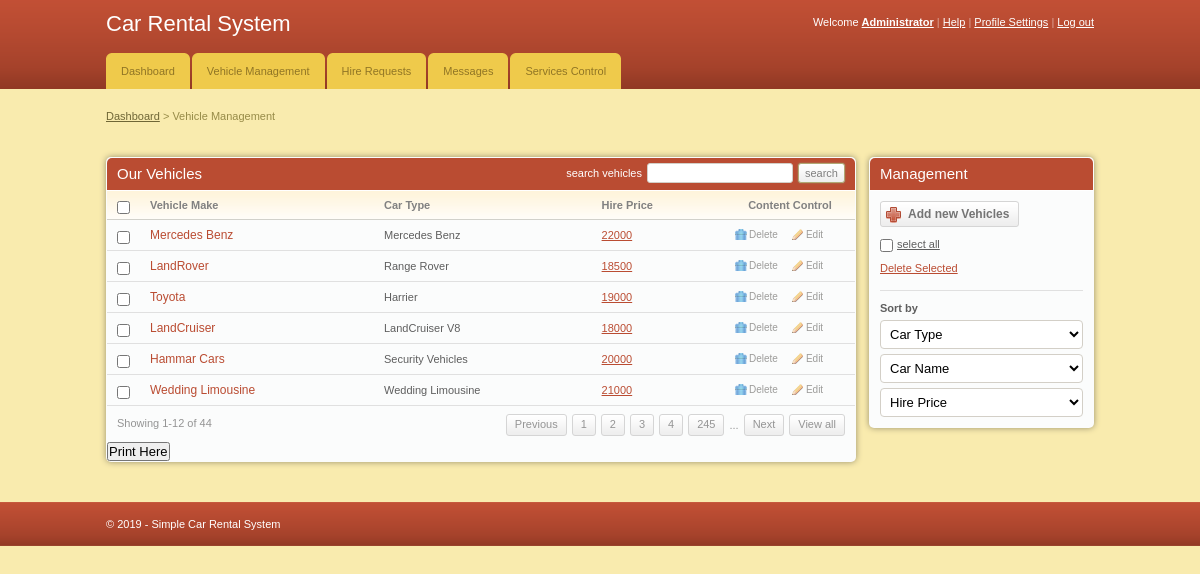
/admin/add_vehicles.php (signed in), run on the app's committed database.
### tables this page shows
CREATE TABLE IF NOT EXISTS `cars` (
  `car_id` int(11) NOT NULL AUTO_INCREMENT,
  `car_name` varchar(255) NOT NULL,
  `car_type` varchar(255) NOT NULL,
  `image` text NOT NULL,
  `hire_cost` int(11) NOT NULL,
  `capacity` int(11) NOT NULL,
  `status` varchar(255) NOT NULL,
  PRIMARY KEY (`car_id`)
);

### admin/add_vehicles.php (the view, shortened to what this page needs)
<!DOCTYPE html PUBLIC "-//W3C//DTD XHTML 1.0 Transitional//EN" "http://www.w3.org/TR/xhtml1/DTD/xhtml1-transitional.dtd">
<html xmlns="http://www.w3.org/1999/xhtml">
<head>
	<link rel="stylesheet" href="css/style.css" type="text/css" media="all" />
</head>
<body>
<div id="header">
	<div class="shell">
		<?php
			include 'menu.php';
		?>
		</div>
	</div>
<div id="container">
	<div class="shell">
		<div class="small-nav">
			<a href="index.php">Dashboard</a>
			<span>&gt;</span>
			Vehicle Management
		</div>
		<br />
		<div id="main">
			<div id="content">
				<div class="box">
					<div class="box-head">
						<h2 class="left">Our Vehicles</h2>
						<div class="right">
							<label>search vehicles</label>
							<input type="text" class="field small-field" />
							<input type="submit" class="button" value="search" />
						</div>
					</div>
					<div class="table">
						<table width="100%" border="0" cellspacing="0" cellpadding="0">
							<tr>
								<th width="13"><input type="checkbox" class="checkbox" /></th>
								<th>Vehicle Make</th>
								<th>Car Type</th>
								<th>Hire Price</th>
								<th width="110" class="ac">Content Control</th>
							</tr>
							<?php
								include '../includes/config.php';
								$select = "SELECT * FROM cars WHERE status = 'Available'";
								$result = $conn->query($select);
								while($row = $result->fetch_assoc()){
							?>
							<tr>
								<td><input type="checkbox" class="checkbox" /></td>
								<td><h3><a href="#"><?php echo $row['car_type'] ?></a></h3></td>
								<td><?php echo $row['car_name'] ?></td>
								<td><a href="#"><?php echo $row['hire_cost'] ?></a></td>
								<td><a href="javascript:sureToApprove(<?php echo $row['car_id'];?>)" class="ico del">Delete</a><a href="#" class="ico edit">Edit</a></td>
							</tr>
							<?php
								}
							?>
						</table>
						<div class="pagging">
							<div class="left">Showing 1-12 of 44</div>
							<div class="right">
								<a href="#">Previous</a>
								<a href="#">1</a>
								<a href="#">2</a>
								<a href="#">3</a>
								<a href="#">4</a>
								<a href="#">245</a>
								<span>...</span>
								<a href="#">Next</a>
								<a href="#">View all</a>
							</div>
						</div>
					</div>
					<h2><input type="submit" onclick="window.print()" value="Print Here" /></h2>
				</div>
			</div>
			<div id="sidebar">
				<div class="box">
					<div class="box-head">
						<h2>Management</h2>
					</div>
					<div class="box-content">
						<a href="add_cars.php" class="add-button"><span>Add new Vehicles</span></a>
						<p class="select-all"><input type="checkbox" class="checkbox" /><label>select all</label></p>
						<p><a href="#">Delete Selected</a></p>
						<div class="sort">
							<label>Sort by</label>
							<select class="field">
								<option value="">Car Type</option>
							</select>
							<select class="field">
								<option value="">Car Name</option>
							</select>
							<select class="field">
								<option value="">Hire Price</option>
							</select>
						</div>
					</div>
				</div>
			</div>
		</div>
	</div>
</div>
<div id="footer">
	<div class="shell">
	<span class="left">&copy; <?php echo date("Y");?> - Simple Car Rental System</span>
	</div>
</div>
</body>
</html>

### admin/css/style.css (style rules this page uses)
* { padding:0; margin:0; outline:0; }
body { background:#f9ebae; font-family: Verdana, sans-serif; font-size:11px; line-height:14px; color:#5e5e5e; }
input, textarea, select { font-family: Verdana, sans-serif; font-size:13px; }
.field { border:solid 1px #d3cfc7; background:#fff; padding:5px; }
.small-field { border:solid 1px #d3cfc7; background:#fff; padding:3px 1px; font-size:11px; }
.checkbox { width:13px; height:13px; vertical-align:top; position:relative; top:2px; }
.button { background:#eee url(images/button.gif) repeat-x 0 0; border:solid 1px #b1a874; color:#7f7f7f; font-size:11px; padding:2px 6px 2px 6px; cursor:pointer; line-height:14px !important; }
a { color:#ba4c32; text-decoration: underline; cursor:pointer; }
.left, .alignleft { float:left; display:inline; }
.right, .alignright { float:right; display:inline; }
.ac { text-align: center !important; }
h2 { font-size:15px; font-weight: normal; }
h3 { font-size:12px; line-height:14px; font-weight: normal; }
h3 a { text-decoration: none; }
.shell { width:988px; margin:0 auto; }
#header { height:89px; background:url(images/header.gif); white-space:nowrap; }
#container { padding:20px 0; }
.small-nav { color:#978b48; padding-bottom:20px; }
.small-nav a { color:#6f6636; }
#content { float:left; width:750px; }
#sidebar { float:right; width:225px; }
.table th { background:#fffdfa url(images/th.gif) repeat-x 0 0; color:#818181; text-align: left; padding:7px 10px; border-bottom:solid 1px #d2d1cb; }
.table td { background:#fbfcfc; border-bottom:solid 1px #e0e0e0; padding:8px 10px; }
.box { background:#fbfcfc; height:100%; padding:1px; margin-bottom:20px; }
.box-head { background:#ba4c32; height:32px; color:#fff; padding: 0 10px; line-height:32px; white-space:nowrap; border-bottom:solid 1px #fff; }
.box-head .right { padding-top:5px; line-height:13px; }
.box-head .right label, .box-head .right input { float:left; }
.box-head .right label { padding:4px 0 0 0; }
.box-head .right input { margin-left:5px; }
.pagging { height:20px; padding:8px 10px; line-height:19px; color:#949494; }
.pagging a { background:url(images/pagging.gif) repeat-x 0 0; height:20px; float:left; padding:0 8px; border:solid 1px #d5d5d5; text-decoration: none; color:#949494; margin-left:5px; }
.pagging span { float:left; margin-left:5px; padding-top:2px; }
a.ico { color:#9d9c9a; font-size:10px; text-decoration: none; padding:0 0 0 14px; background-repeat:no-repeat; background-position:0 0; }
a.del { background-image:url(images/del.gif) }
a.edit { background-image:url(images/edit.gif); margin-left:14px; }
.box-content { padding:10px; }
.sort { border-top:solid 1px #e0e0e0; padding-top:10px; margin-top:15px; }
.sort label { display:block; font-weight: bold; }
.sort .field { display:block; margin-top:5px; }
.sort select.field { width:203px; }
.box-content p { padding-top:10px; }
.select-all label { text-decoration: underline; padding-left:4px; }
.add-button, .add-button span { float:left; height:26px; background:url(images/add-button.gif) no-repeat 0 0; padding:0 0 0 28px; }
.add-button span { background-position:right 0; padding:0 10px 0 0; }
.add-button { font-weight: bold; font-size:12px; color:#747474; text-decoration: none; line-height:26px; }
#footer { height:44px; background:url(images/footer.gif); line-height:44px; color:#fff; }
.box { -moz-border-radius:5px; -webkit-border-radius:5px; -moz-box-shadow: 0 0 6px #978f6c; -webkit-box-shadow: 0 0 6px #978f6c; }
.box-head { -moz-border-radius-topleft:5px; -moz-border-radius-topright:5px; -webkit-border-top-left-radius:5px; -webkit-border-top-right-radius:5px; }
.field, .button { -moz-border-radius:4px; -webkit-border-radius:4px; }
.small-field, .button, .pagging a { -moz-border-radius:3px; -webkit-border-radius:3px; }
.button { -moz-box-shadow: 0 0 2px #978f6c; -webkit-box-shadow: 0 0 2px #978f6c; }

### data on the page
cars: car_type "Mercedes Benz", car_name "Mercedes Benz", hire_cost "22000"
cars: car_type "LandRover", car_name "Range Rover", hire_cost "18500"
cars: car_type "Toyota", car_name "Harrier", hire_cost "19000"
cars: car_type "LandCruiser", car_name "LandCruiser V8", hire_cost "18000"
cars: car_type "Hammar Cars", car_name "Security Vehicles", hire_cost "20000"
cars: car_type "Wedding Limousine", car_name "Wedding Limousine", hire_cost "21000"
